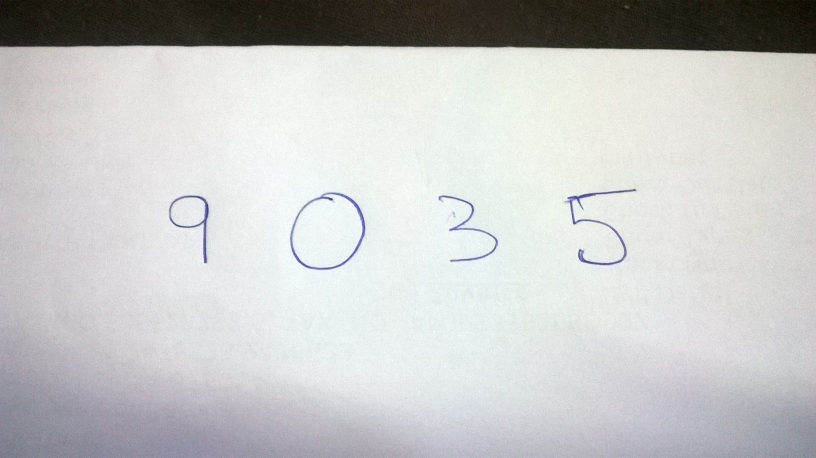
#> input picture images/ashik.jpg, 1632 x 916 px (shown at 1/2 size)
$ python -i user.py   (imports and definitions only)   (older library calls are emulated)
#> lines starting #> are read from the running program, lines starting #| are printed output that depends on the picture; after the words box and inside, x2 and y2 are one past the last pixel; in counts of white or black regions, pixels touching at a corner belong together
### network.py
import random
import numpy as np

class Network(object):

    def __init__(self, sizes):
        self.num_layers = len(sizes)
        self.sizes = sizes
        #-> randn generates random floats
        #   and returns an ndarray
        self.biases = [np.random.randn(y, 1) for y in sizes[1:]]
        self.weights = [np.random.randn(y, x)
                        for x, y in zip(sizes[:-1], sizes[1:])]

    # [77 lines left out: functions feedforward, SGD, update_mini_batch, backprop, evaluate, cost_derivative, not called in this run]


#-> Not part of Network class
def sigmoid(z):
    return 1.0/(1.0+np.exp(-z))

def sigmoid_prime(z):
    #-> Derivative of the sigmoid function
    return sigmoid(z)*(1-sigmoid(z))

### user.py
import sys
import numpy as np
import cv2
import network
from PIL import Image
from numpy import array
import pickle

class test:
	def __init__(self,filepath):
		self.filepath = filepath


	#def load_testImage(self):
	#	img = cv2.imread(self.filepath)
	#	return img

	def img_proc(self):
		image = cv2.imread(self.filepath)
#> image is the input picture: shape (916, 1632, 3); mean B, G, R 198.9, 199.4, 198.7

		#-> conversion to grayscale
		gray_image = cv2.cvtColor(image,cv2.COLOR_BGR2GRAY)

		#-> apply Gaussian filtering to remove noisy pixels
		im_gray = cv2.GaussianBlur(gray_image, (5, 5), 0)

		#-> threshold the image, helps to seperate or segment foreground from background
		#-> output is a binary image, white pixels-foreground, black pixels - background
		im_th = cv2.adaptiveThreshold(im_gray, 255, cv2.ADAPTIVE_THRESH_MEAN_C, cv2.THRESH_BINARY_INV, 13, 10)
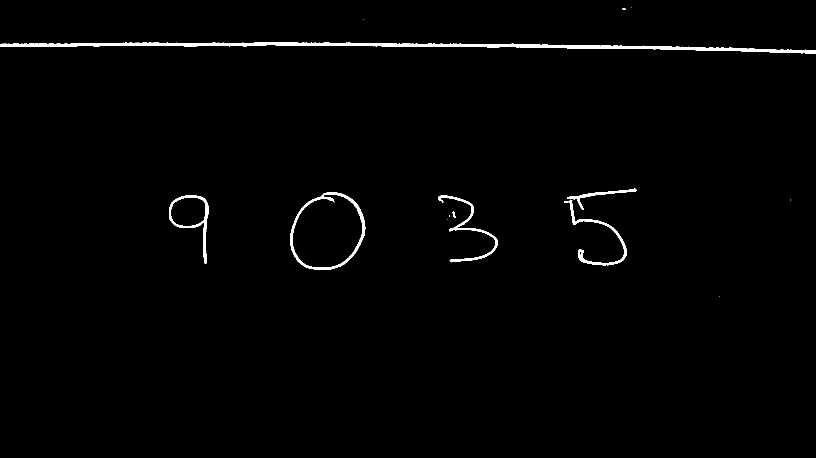
#> im_th: shape (916, 1632) (shown at 1/2 size); 1.2% white; 14 white regions (6 under 20 px)

		#-> Find countours in image,
		ctrs, hier = cv2.findContours(im_th.copy(), cv2.RETR_EXTERNAL, cv2.CHAIN_APPROX_SIMPLE)
#> ctrs = 14 contours, 7 with area under 20; largest, box (x1, y1, x2, y2) and area: (580, 384, 731, 540) 17822, (0, 84, 1632, 107) 8032, (338, 391, 417, 527) 4590, (1128, 399, 1253, 531) 1284, (877, 390, 996, 525) 1234, (1134, 377, 1273, 420) 632, (905, 423, 912, 436) 33

		#-> Getting rectangles for each contour
		rects = [cv2.boundingRect(ctr) for ctr in ctrs]
#> rects = 14 items, first 6: (1438, 593, 1, 1), (895, 438, 1, 1), (898, 431, 2, 3), (905, 423, 7, 13), (1581, 399, 1, 2), (1128, 399, 125, 132)

		net = network.Network([784, 100, 10])
		net.biases = pickle.load(open("biases8.npy","rb"))
#> (reads biases8.npy from the repository)
		net.weights = pickle.load(open("weights8.npy","rb"))

		for rect in rects:
			#print "Rect[0]={0},Rect[1]={1},Rect[2]={2},Rect[3]={3}".format(rect[0],rect[1],rect[2],rect[3])
			#-> Rect[0]-represents x coordinate,
			#   Rect[1]-represents y coordinate
			#-> To make sure that rectangles are drawn only on digits
			if rect[2] > 30:
				cv2.rectangle(image, (rect[0], rect[1]), (rect[0] + rect[2], rect[1] + rect[3]), (0, 255, 0), 3)
				leng = int(rect[3] * 1.1)
				#-> // is floor division in python
				pt1 = int(rect[1] + rect[3] // 2 - leng // 2)
				pt2 = int(rect[0] + rect[2] // 2 - leng // 2)
				#-> For roi, we use pt1 for row since row represent y coordinates
				#   pt2 for column as column represent x coordinates
				roi = im_th[pt1:pt1+leng, pt2:pt2+leng]
				#print roi.shape
				roi = cv2.resize(roi, (28, 28), interpolation=cv2.INTER_AREA)
				roi = cv2.dilate(roi, (3, 3))
				img = Image.fromarray(roi)
				img.save("output.png")
				img = Image.open("output.png")
				arr = np.array(img)
				arr3 = np.reshape(arr,784)
				arr3 = np.reshape(arr3,(784,1))
				num = np.argmax( net.feedforward(arr3))
				cv2.putText(image, str(int(num)), (rect[0], rect[1]),cv2.FONT_HERSHEY_DUPLEX, 2, (0, 255, 255), 3)
				# [10 lines of commented-out code are left out]
		cv2.imshow("digits-rectangular roi",image)
		cv2.waitKey(0)
		cv2.destroyAllWindows()

#> (the run stopped early here; a loop or call above may not have finished)
